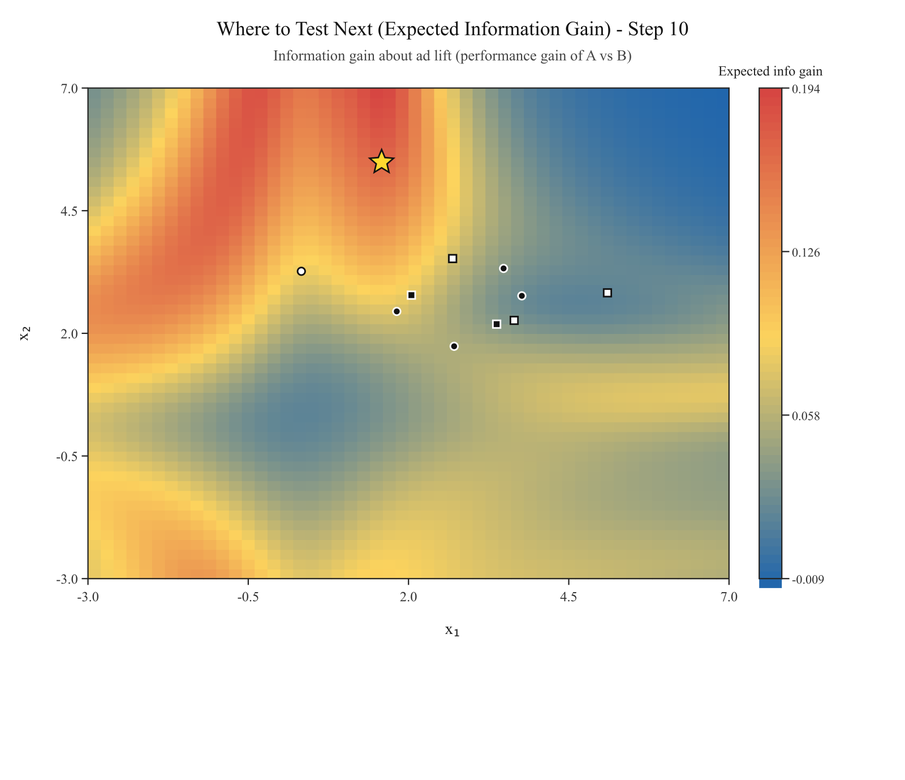
#> input picture demos/oed/plots/expected_info_gain/expected_info_gain_step_010.png, 905 x 780 px, shrunk from 1600 x 1378 before the run; its folder holds only this picture in this run
$ python crop_bottom_whitespace_pngs.py
#> lines starting #> are read from the running program, lines starting #| are printed output that depends on the picture; after the words box and inside, x2 and y2 are one past the last pixel; in counts of white or black regions, pixels touching at a corner belong together
#!/usr/bin/env python3

"""Crop bottom whitespace from OED PNGs.

Why:
- The expected-info-gain and uncertainty plots have large blank margins below the x-axis.
- The decision map is cropped tighter, so the three views look like different "shapes".

This script trims *only* the bottom whitespace (keeps full width and top).
It overwrites files in-place.

Usage:
  python3 scripts/crop_bottom_whitespace_pngs.py

Optional args:
  --dry-run
  --margin 20
"""

from __future__ import annotations

import argparse
import glob
import os
from dataclasses import dataclass
from typing import Iterable

from PIL import Image, ImageChops


@dataclass(frozen=True)
class Result:
    path: str
    old_size: tuple[int, int]
    new_size: tuple[int, int] | None


def find_pngs() -> list[str]:
    patterns = [
        "plots/expected_info_gain/expected_info_gain_step_*.png",
        "plots/uncertainty_map/uncertainty_map_step_*.png",
    ]
    out: list[str] = []
    for pat in patterns:
        out.extend(glob.glob(pat))
    out = [p for p in out if os.path.isfile(p)]
    out.sort()
    return out


def compute_new_bottom(img: Image.Image, margin: int) -> int | None:
    """Return new bottom y (exclusive) or None if no change."""

    # Compare against a white background to find non-white content.
    rgba = img.convert("RGBA")
    bg = Image.new("RGBA", rgba.size, (255, 255, 255, 255))
    diff = ImageChops.difference(rgba, bg)

    # Convert difference to a binary mask with tolerance.
    # Pixels very close to white become 0.
    # A higher threshold keeps more content (safer).
    gray = diff.convert("L")
    threshold = 12
    mask = gray.point(lambda p: 255 if p > threshold else 0)
    bbox = mask.getbbox()
    if not bbox:
        return None

    # bbox is (left, top, right, bottom) exclusive.
    # bbox is (left, top, right, bottom) exclusive.
    # Ignore occasional 1px noise at the very bottom.
    if bbox[3] >= img.height - 1:
        return None

    bottom = min(img.height, bbox[3] + margin)
    if bottom >= img.height:
        return None

    # Safety: avoid aggressive crops if detection is wrong.
    # (Info-gain frames have a lot of bottom whitespace; 0.80 is still conservative.)
    if bottom < int(img.height * 0.80):
        return None

    # Only do meaningful crops.
    if img.height - bottom < 10:
        return None

    return bottom


def crop_one(path: str, margin: int, dry_run: bool) -> Result:
    with Image.open(path) as img:
        old_size = (img.width, img.height)
        new_bottom = compute_new_bottom(img, margin)
        if new_bottom is None:
            return Result(path=path, old_size=old_size, new_size=None)

        new_size = (img.width, new_bottom)
        if not dry_run:
            cropped = img.crop((0, 0, img.width, new_bottom))
            # Keep format (PNG) and optimize a bit.
            cropped.save(path, format="PNG", optimize=True)
        return Result(path=path, old_size=old_size, new_size=new_size)


def main(argv: Iterable[str] | None = None) -> int:
    parser = argparse.ArgumentParser()
    parser.add_argument("--dry-run", action="store_true")
    parser.add_argument("--margin", type=int, default=20)
    args = parser.parse_args(list(argv) if argv is not None else None)

    pngs = find_pngs()
    if not pngs:
        print("No PNGs found.")
        return 0

    changed = 0
    considered = 0
    for p in pngs:
        considered += 1
        r = crop_one(p, margin=args.margin, dry_run=args.dry_run)
#> in crop_one, img is the input picture: PIL image 905x780 RGBA; mean R, G, B, A 218, 209.1, 187.9, 255
#> in compute_new_bottom, `bg = Image.new("RGBA", rgba.size, (255, 255, 255, 255))`: bg: PIL image 905x780 RGBA; every value is 255
#> in compute_new_bottom, `gray = diff.convert("L")`:
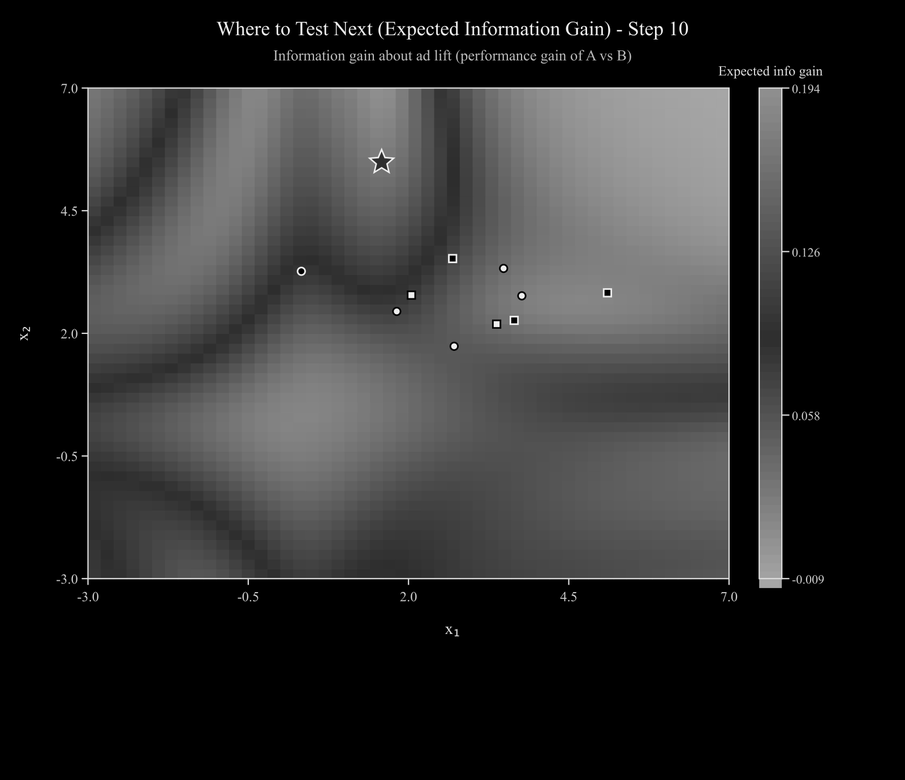
#> gray: PIL image 905x780 L; min 0, max 255, mean 45.6
#> in compute_new_bottom, `mask = gray.point(lambda p: 255 if p > threshold else 0)`:
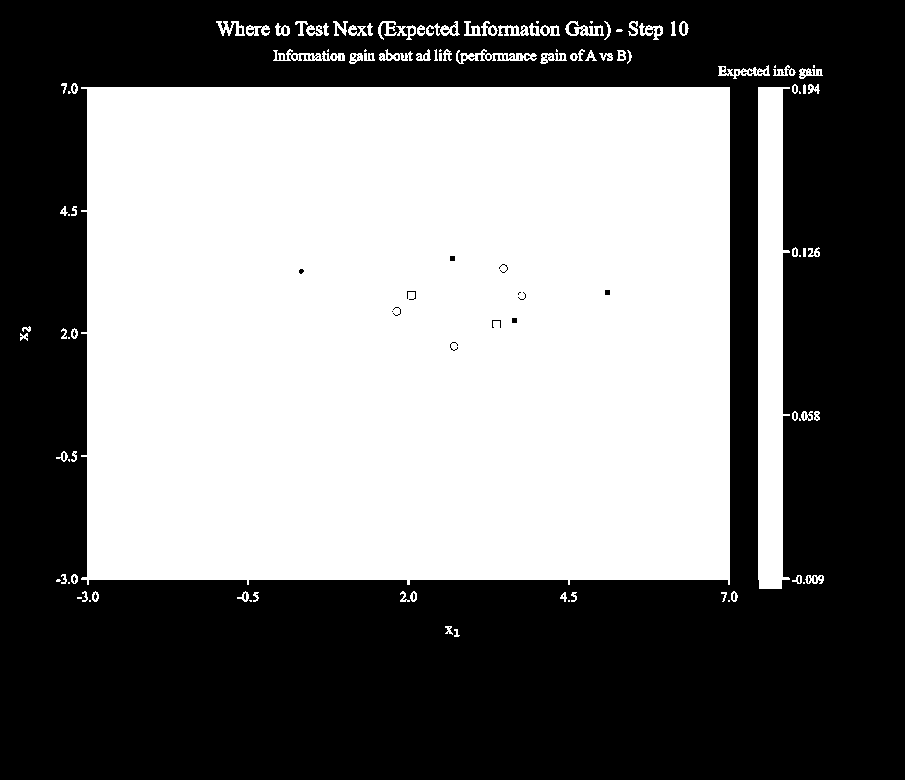
#> mask: PIL image 905x780 L; 47.7% white; 105 white regions (24 under 20 px), largest, box (x1, y1, x2, y2) and area: (81, 87, 730, 585) 316894, (758, 87, 790, 589) 12600, (456, 49, 537, 64) 461
#> in compute_new_bottom, `bbox = mask.getbbox()`: bbox = (20, 21, 824, 637)
#> in compute_new_bottom, `bottom = min(img.height, bbox[3] + margin)`: bottom = 657
#> in crop_one, `new_size = (img.width, new_bottom)`: new_size = (905, 657)
#> in crop_one, `cropped = img.crop((0, 0, img.width, new_bottom))`:
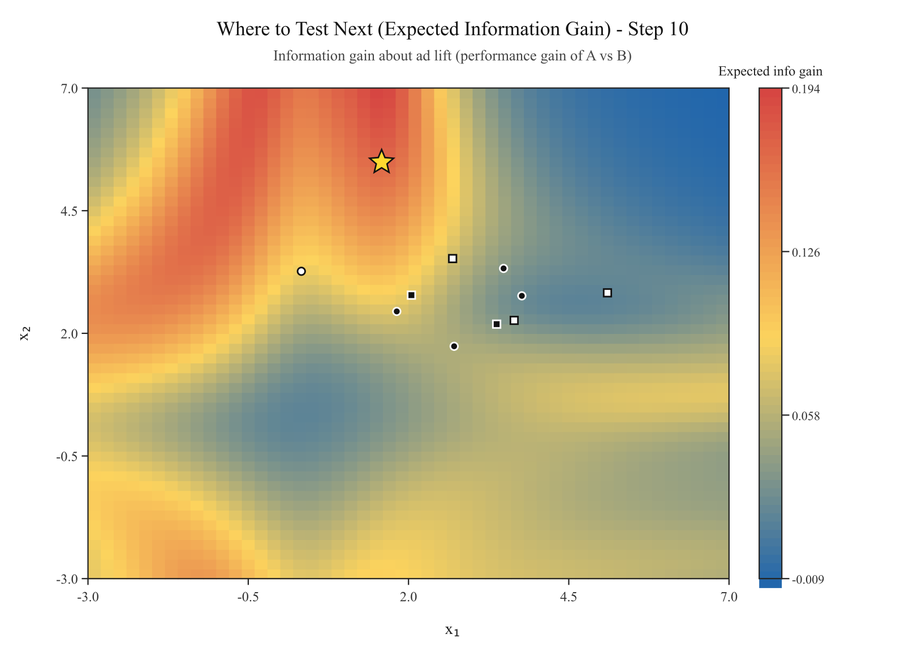
#> cropped: PIL image 905x657 RGBA; mean R, G, B, A 211.1, 200.5, 175.3, 255
        if r.new_size is not None:
            changed += 1
            print(f"CROPPED {r.path}: {r.old_size[0]}x{r.old_size[1]} -> {r.new_size[0]}x{r.new_size[1]}")
#| CROPPED demos/oed/plots/expected_info_gain/expected_info_gain_step_010.png: 905x780 -> 905x657

    print(f"Done. Considered: {considered}  Cropped: {changed}  Dry-run: {args.dry_run}")
    return 0


if __name__ == "__main__":
    raise SystemExit(main())
#> (the program exits here)
